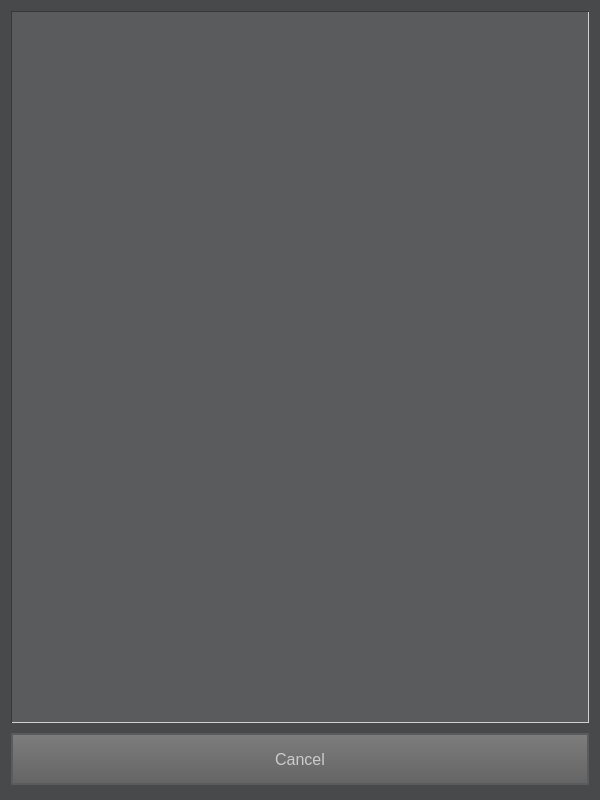
<?xml version="1.0" encoding="UTF-8"?>
<ui version="4.0">
 <class>dialog_worldChooser</class>
 <widget class="QDialog" name="dialog_worldChooser">
  <property name="windowModality">
   <enum>Qt::ApplicationModal</enum>
  </property>
  <property name="geometry">
   <rect>
    <x>0</x>
    <y>0</y>
    <width>600</width>
    <height>800</height>
   </rect>
  </property>
  <property name="sizePolicy">
   <sizepolicy hsizetype="Fixed" vsizetype="Fixed">
    <horstretch>0</horstretch>
    <verstretch>0</verstretch>
   </sizepolicy>
  </property>
  <property name="minimumSize">
   <size>
    <width>600</width>
    <height>800</height>
   </size>
  </property>
  <property name="windowTitle">
   <string>Choose Minecraft World...</string>
  </property>
  <property name="windowIcon">
   <iconset resource="mcbeadmin.qrc">
    <normaloff>:/MCBEAdmin/Resources/icons/minecraft2.png</normaloff>:/MCBEAdmin/Resources/icons/minecraft2.png</iconset>
  </property>
  <property name="windowOpacity">
   <double>1.000000000000000</double>
  </property>
  <property name="styleSheet">
   <string notr="true">#dialog_worldChooser {
	background-color: #48494a
}


#worldList {
font-family: &quot;Mojangles&quot;;
font-size: 10pt;
}

#headerLabel {
color: #FFFFFF;
font-size:11pt;
max-height: 48px;
}

#overworldLabel, #netherLabel, #endLabel {
font-size: 10pt;
color: #e9e9e9;
}

#cancelButton {
    font-family: 'Mojangles';
    font-size: 12pt;
    border-radius: 2px;
    border: 2px solid #5a5b5c;
    background-color:qlineargradient(spread:pad, x1:0, y1:0, x2:0, y2:1, stop:0 rgba(125, 125, 125, 255), stop:1 rgba(100, 100, 100, 255));
    color: #cccccc;
	margin-top:4px;
	margin-bottom:4px;
height:48px;
min-height:48px;
}

#cancelButton:hover {
    border: 2px solid #e3e3e5;
    color: #FFFFFF;
}

#cancelButton:focus {
    border: 2px solid #cccccc;
    color: #cccccc;
}

Line {
    border: none;
    outline: none;
    height: 2.5px;
    background-color: #5a5b5c;
    border-top:#3a3a3b solid 3px;
    padding:0px;
margin: 10px;
margin-top: 10px;
margin-bottom: 10px;
}

QListView { 
	background-color: #5a5b5c;
border-top: 1px solid #373737;
border-left: 1px solid #373737;
border-bottom: 1px solid #d0d1d4;
border-right: 1px solid #d0d1d4;
 }</string>
  </property>
  <property name="modal">
   <bool>false</bool>
  </property>
  <layout class="QVBoxLayout" name="verticalLayout">
   <item>
    <layout class="QHBoxLayout">
     <property name="spacing">
      <number>6</number>
     </property>
     <property name="leftMargin">
      <number>0</number>
     </property>
     <property name="topMargin">
      <number>0</number>
     </property>
     <property name="rightMargin">
      <number>0</number>
     </property>
     <property name="bottomMargin">
      <number>0</number>
     </property>
     <item>
      <widget class="QListWidget" name="worldList">
       <property name="font">
        <font>
         <family>Mojangles</family>
         <pointsize>10</pointsize>
        </font>
       </property>
       <property name="cursor" stdset="0">
        <cursorShape>PointingHandCursor</cursorShape>
       </property>
       <property name="styleSheet">
        <string notr="true"/>
       </property>
       <property name="frameShape">
        <enum>QFrame::NoFrame</enum>
       </property>
       <property name="frameShadow">
        <enum>QFrame::Plain</enum>
       </property>
       <property name="lineWidth">
        <number>0</number>
       </property>
       <property name="horizontalScrollBarPolicy">
        <enum>Qt::ScrollBarAlwaysOff</enum>
       </property>
       <property name="tabKeyNavigation">
        <bool>true</bool>
       </property>
       <property name="showDropIndicator" stdset="0">
        <bool>false</bool>
       </property>
       <property name="defaultDropAction">
        <enum>Qt::IgnoreAction</enum>
       </property>
       <property name="alternatingRowColors">
        <bool>true</bool>
       </property>
       <property name="iconSize">
        <size>
         <width>100</width>
         <height>50</height>
        </size>
       </property>
       <property name="textElideMode">
        <enum>Qt::ElideRight</enum>
       </property>
       <property name="movement">
        <enum>QListView::Static</enum>
       </property>
       <property name="viewMode">
        <enum>QListView::ListMode</enum>
       </property>
       <property name="modelColumn">
        <number>0</number>
       </property>
       <property name="uniformItemSizes">
        <bool>true</bool>
       </property>
       <property name="wordWrap">
        <bool>true</bool>
       </property>
       <property name="sortingEnabled">
        <bool>false</bool>
       </property>
      </widget>
     </item>
    </layout>
   </item>
   <item>
    <widget class="QPushButton" name="cancelButton">
     <property name="text">
      <string>Cancel</string>
     </property>
    </widget>
   </item>
  </layout>
 </widget>
 <resources>
  <include location="mcbeadmin.qrc"/>
 </resources>
 <connections>
  <connection>
   <sender>cancelButton</sender>
   <signal>clicked()</signal>
   <receiver>dialog_worldChooser</receiver>
   <slot>reject()</slot>
   <hints>
    <hint type="sourcelabel">
     <x>358</x>
     <y>571</y>
    </hint>
    <hint type="destinationlabel">
     <x>179</x>
     <y>282</y>
    </hint>
   </hints>
  </connection>
  <connection>
   <sender>worldList</sender>
   <signal>itemClicked(QListWidgetItem*)</signal>
   <receiver>dialog_worldChooser</receiver>
   <slot>itemChosen()</slot>
   <hints>
    <hint type="sourcelabel">
     <x>385</x>
     <y>412</y>
    </hint>
    <hint type="destinationlabel">
     <x>395</x>
     <y>414</y>
    </hint>
   </hints>
  </connection>
 </connections>
 <slots>
  <slot>itemChosen()</slot>
 </slots>
</ui>
